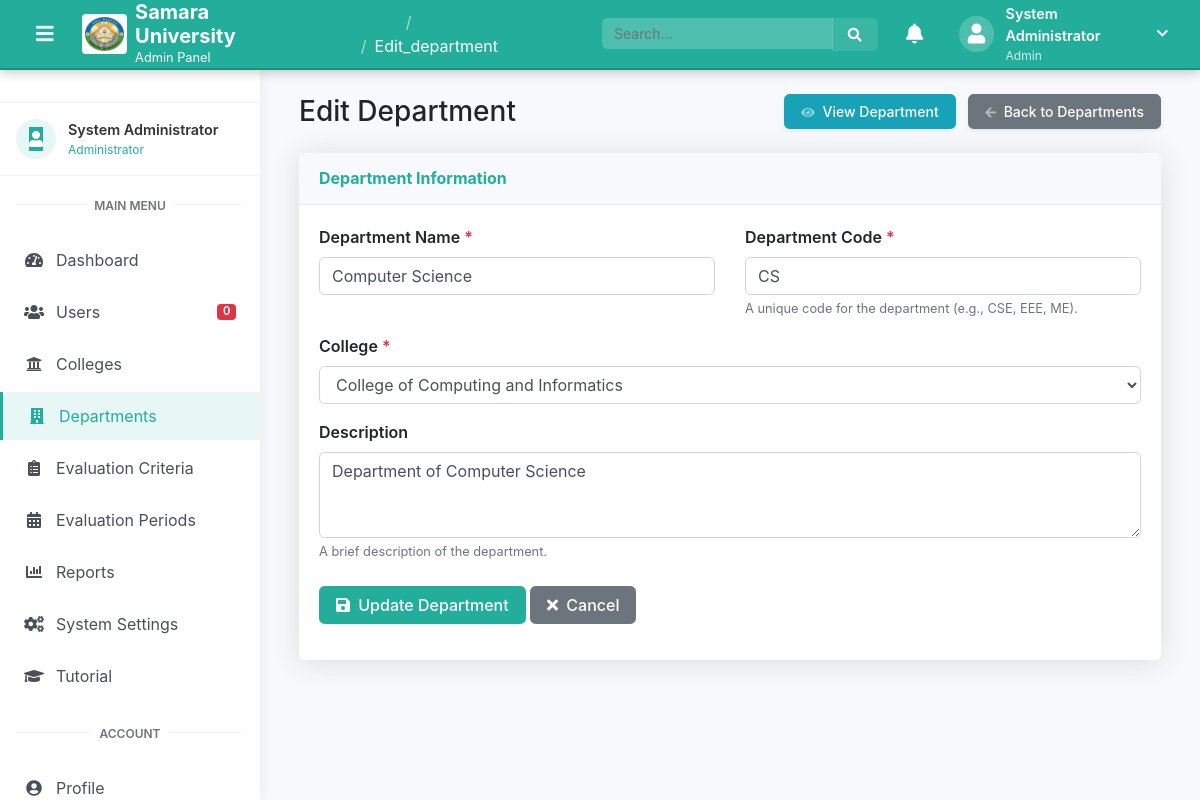
The app's page /admin/edit_department.php?id=1 (signed in) with its own data.
### tables this page shows
CREATE TABLE IF NOT EXISTS departments (
    department_id INT AUTO_INCREMENT PRIMARY KEY,
    name VARCHAR(100) NOT NULL,
    code VARCHAR(20) NOT NULL UNIQUE,
    college_id INT NOT NULL,
    description TEXT,
    created_at TIMESTAMP DEFAULT CURRENT_TIMESTAMP,
    updated_at TIMESTAMP DEFAULT CURRENT_TIMESTAMP ON UPDATE CURRENT_TIMESTAMP,
    FOREIGN KEY (college_id) REFERENCES colleges(college_id) ON DELETE CASCADE
);

CREATE TABLE IF NOT EXISTS colleges (
    college_id INT AUTO_INCREMENT PRIMARY KEY,
    name VARCHAR(100) NOT NULL,
    code VARCHAR(20) NOT NULL UNIQUE,
    description TEXT,
    vision TEXT,
    mission TEXT,
    created_at TIMESTAMP DEFAULT CURRENT_TIMESTAMP,
    updated_at TIMESTAMP DEFAULT CURRENT_TIMESTAMP ON UPDATE CURRENT_TIMESTAMP
);

### includes/config.php (called while the page is built, shortened)
<?php
$base_url = 'http://localhost/samara_new/';
?>

### admin/edit_department.php (the view, shortened to what this page needs)
<?php
require_once BASE_PATH . '/includes/config.php';
$department_id = isset($_GET['id']) ? (int)$_GET['id'] : 0;
$department = null;
$sql = "SELECT * FROM departments WHERE department_id = ?";
$stmt = $conn->prepare($sql);
$stmt->bind_param("i", $department_id);
$stmt->execute();
$result = $stmt->get_result();
if ($result && $result->num_rows === 1) {
    $department = $result->fetch_assoc();
} else {
    redirect($base_url . 'admin/departments.php');
}
$colleges = [];
$sql = "SELECT * FROM colleges ORDER BY name ASC";
$result = $conn->query($sql);
if ($result && $result->num_rows > 0) {
    while ($row = $result->fetch_assoc()) {
        $colleges[] = $row;
    }
}
$name = $department['name'];
$code = $department['code'];
$college_id = $department['college_id'];
$description = $department['description'];
include_once BASE_PATH . '/includes/header_management.php';
include_once BASE_PATH . '/includes/sidebar.php';
?>
<div class="dashboard-content">
    <div class="container-fluid">
        <div class="d-sm-flex align-items-center justify-content-between mb-4">
            <h1 class="h3 mb-0 text-gray-800">Edit Department</h1>
            <div>
                <a href="<?php echo $base_url; ?>admin/view_department.php?id=<?php echo $department_id; ?>" class="d-none d-sm-inline-block btn btn-sm btn-info shadow-sm mr-2">
                    <i class="fas fa-eye fa-sm text-white-50 mr-1"></i> View Department
                </a>
                <a href="<?php echo $base_url; ?>admin/departments.php" class="d-none d-sm-inline-block btn btn-sm btn-secondary shadow-sm">
                    <i class="fas fa-arrow-left fa-sm text-white-50 mr-1"></i> Back to Departments
                </a>
            </div>
        </div>
        <div class="card shadow mb-4">
            <div class="card-header py-3">
                <h6 class="m-0 font-weight-bold text-primary">Department Information</h6>
            </div>
            <div class="card-body">
                <form method="POST" action="<?php echo htmlspecialchars($_SERVER['PHP_SELF'] . '?id=' . $department_id); ?>" class="needs-validation" novalidate>
                    <div class="row">
                        <div class="col-md-6">
                            <div class="form-group">
                                <label for="name">Department Name <span class="text-danger">*</span></label>
                                <input type="text" class="form-control" id="name" name="name" value="<?php echo $name; ?>" required>
                            </div>
                        </div>
                        <div class="col-md-6">
                            <div class="form-group">
                                <label for="code">Department Code <span class="text-danger">*</span></label>
                                <input type="text" class="form-control" id="code" name="code" value="<?php echo $code; ?>" required>
                                <small class="form-text text-muted">A unique code for the department (e.g., CSE, EEE, ME).</small>
                            </div>
                        </div>
                    </div>
                    <div class="form-group">
                        <label for="college_id">College <span class="text-danger">*</span></label>
                        <select class="form-control" id="college_id" name="college_id" required>
                            <?php foreach ($colleges as $college): ?>
                                <option value="<?php echo $college['college_id']; ?>" <?php echo ($college_id == $college['college_id']) ? 'selected' : ''; ?>>
                                    <?php echo $college['name']; ?>
                                </option>
                            <?php endforeach; ?>
                        </select>
                    </div>
                    <div class="form-group">
                        <label for="description">Description</label>
                        <textarea class="form-control" id="description" name="description" rows="3"><?php echo $description; ?></textarea>
                        <small class="form-text text-muted">A brief description of the department.</small>
                    </div>
                    <div class="form-group mt-4">
                        <button type="submit" class="btn btn-primary">
                            <i class="fas fa-save mr-1"></i> Update Department
                        </button>
                        <a href="<?php echo $base_url; ?>admin/departments.php" class="btn btn-secondary">
                            <i class="fas fa-times mr-1"></i> Cancel
                        </a>
                    </div>
                </form>
            </div>
        </div>
    </div>
</div>
<?php
include_once BASE_PATH . '/includes/footer_management.php';
?>

### assets/css/style.css (style rules this page uses)
:root { --primary-color: #22AE9A; --primary-dark: #1c8e7d; --primary-light: #7fd9ca; --primary-very-light: #e7f7f5; --primary-rgb: 34, 174, 154; --secondary-color: #6c757d; --secondary-dark: #5a6268; --secondary-light: #a1a8ae; --secondary-very-light: #f8f9fa; --secondary-rgb: 108, 117, 125; --text-primary: #212529; --text-secondary: #6c757d; --text-light: #f8f9fa; --border-radius: 0.35rem; --box-shadow: 0 0.15rem 1.75rem 0 rgba(58, 59, 69, 0.15); --transition: all 0.3s ease; }
body { font-family: 'Nunito', -apple-system, BlinkMacSystemFont, "Segoe UI", Roboto, "Helvetica Neue", Arial, sans-serif; font-size: 1rem; font-weight: 400; line-height: 1.5; color: var(--text-primary); background-color: #f8f9fc; }
a { color: var(--primary-color); text-decoration: none; transition: var(--transition); }
h1, h2, h3, h4, h5, h6 { font-weight: 700; margin-bottom: 0.5rem; line-height: 1.2; }
.text-primary { color: var(--primary-color) !important; }
.btn { border-radius: var(--border-radius); padding: 0.375rem 1rem; font-weight: 500; transition: var(--transition); }
.btn-primary { background-color: var(--primary-color); border-color: var(--primary-color); }
.form-control { border-radius: var(--border-radius); padding: 0.375rem 0.75rem; border: 1px solid #d1d3e2; transition: var(--transition); }
.form-group { margin-bottom: 1rem; }
label { font-weight: 600; margin-bottom: 0.5rem; color: var(--text-primary); }
.card { border: none; border-radius: var(--border-radius); box-shadow: var(--box-shadow); margin-bottom: 1.5rem; transition: var(--transition); }
.card-header { background-color: #f8f9fc; border-bottom: 1px solid #e3e6f0; padding: 1rem 1.25rem; border-top-left-radius: var(--border-radius) !important; border-top-right-radius: var(--border-radius) !important; }
.card-body { padding: 1.25rem; }
.shadow-sm { box-shadow: 0 0.125rem 0.25rem rgba(0, 0, 0, 0.075) !important; }
.shadow { box-shadow: var(--box-shadow) !important; }

### assets/css/theme.css (style rules this page uses)
:root { --admin-primary: #22AE9A; --admin-primary-dark: #1c8e7d; --admin-primary-light: #7fd9ca; --admin-primary-very-light: #e7f7f5; --admin-primary-rgb: 34, 174, 154; --college-primary: #2ECC71; --college-primary-dark: #27AE60; --college-primary-light: #82E0AA; --college-primary-very-light: #E9F7EF; --college-primary-rgb: 46, 204, 113; --dean-primary: #9B59B6; --dean-primary-dark: #8E44AD; --dean-primary-light: #D2B4DE; --dean-primary-very-light: #F4ECF7; --dean-primary-rgb: 155, 89, 182; --head-primary: #3498DB; --head-primary-dark: #2980B9; --head-primary-light: #85C1E9; --head-primary-very-light: #EBF5FB; --head-primary-rgb: 52, 152, 219; --hrm-primary: #E67E22; --hrm-primary-dark: #D35400; --hrm-primary-light: #F0B27A; --hrm-primary-very-light: #FDF2E9; --hrm-primary-rgb: 230, 126, 34; --staff-primary: #6A5ACD; --staff-primary-dark: #483D8B; --staff-primary-light: #9E91E7; --staff-primary-very-light: #F0EEF9; --staff-primary-rgb: 106, 90, 205; }
.admin-theme { --primary-color: var(--admin-primary); --primary-dark: var(--admin-primary-dark); --primary-light: var(--admin-primary-light); --primary-very-light: var(--admin-primary-very-light); --primary-rgb: var(--admin-primary-rgb); }
.btn-theme { background-color: var(--primary-color); border-color: var(--primary-color); color: #ffffff; }
.text-theme { color: var(--primary-color) !important; }

### assets/css/management.css (style rules this page uses)
.dashboard-content { margin-left: 260px; margin-top: 70px; min-height: calc(100vh - 70px); transition: all 0.3s ease; padding: 1.5rem; background-color: #f8f9fc; }

### records on screen
departments: name "Computer Science", code "CS", college_id "College of Computing and Informatics", description "Department of Computer Science"

### other values on screen
$page_title "Edit_department"
$user_name "System Administrator"
$user_role "Admin"
$item['title'] "Dashboard"
$item['title'] "Users"
$item['badge']['count'] "0"
$item['title'] "Colleges"
$item['title'] "Departments"
$item['title'] "Evaluation Criteria"
$item['title'] "Evaluation Periods"
$item['title'] "Reports"
$item['title'] "System Settings"
$item['title'] "Tutorial"
